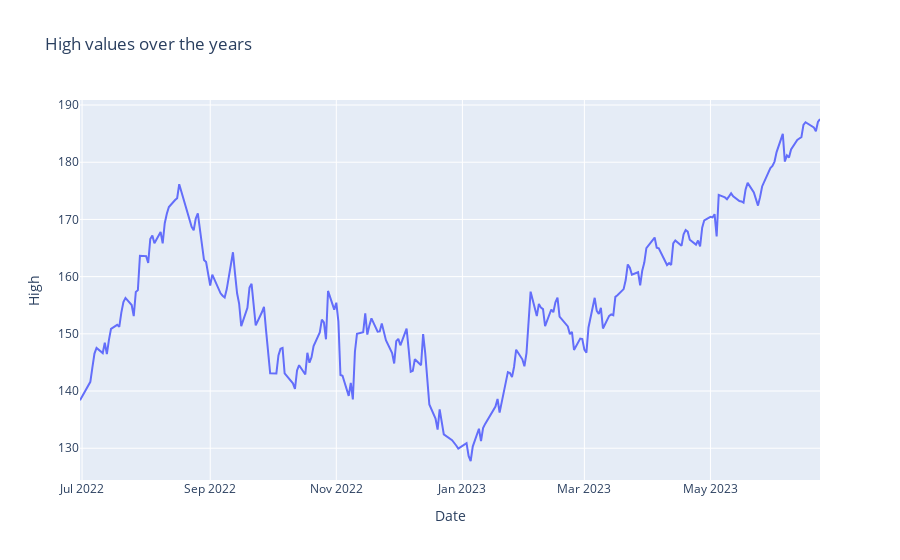

The notebook cell saved with this chart:
### Markdown cell above
### plotting

### Code cell
figure = px.line(data, x = 'Date', y = 'High', title = 'High values over the years')
figure.show()

### Figure 1 — Plotly figure (JSON) as saved in the notebook; plotly's stock layout.template omitted (floating-point values rounded to 4 significant figures; data arrays with more than 128 entries replaced by an {"elided": "..."} marker saying what was removed)
{"data": [{"hovertemplate": "Date=%{x}<br>High=%{y}<extra></extra>", "legendgroup": "", "line": {"color": "#636efa", "dash": "solid"}, "marker": {"symbol": "circle"}, "mode": "lines", "name": "", "orientation": "v", "showlegend": false, "type": "scatter", "x": {"elided": "247 str values"}, "xaxis": "x", "y": {"elided": "247 float values"}, "yaxis": "y"}], "layout": {"legend": {"tracegroupgap": 0}, "title": {"text": "High values over the years"}, "xaxis": {"anchor": "y", "domain": [0, 1], "title": {"text": "Date"}}, "yaxis": {"anchor": "x", "domain": [0, 1], "title": {"text": "High"}}}}
